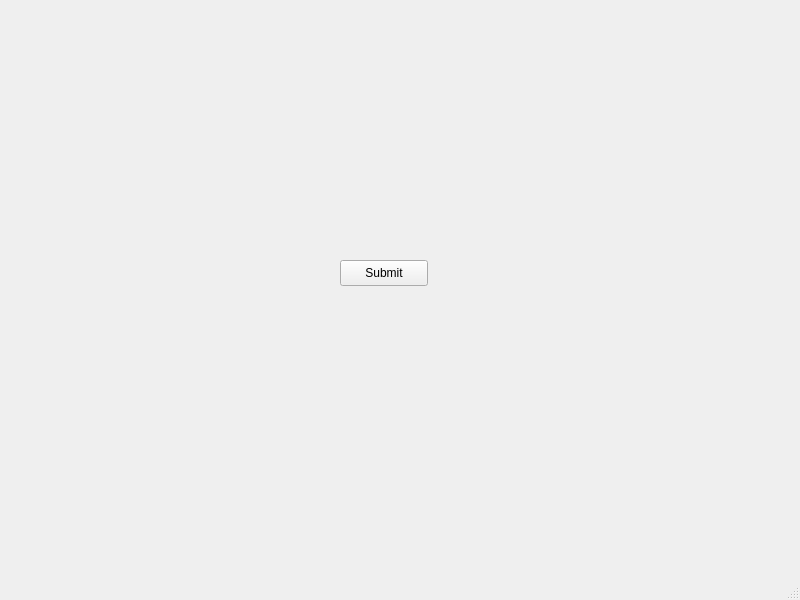
<?xml version="1.0" encoding="UTF-8"?>
<ui version="4.0">
 <class>MainWindow</class>
 <widget class="QMainWindow" name="MainWindow">
  <property name="geometry">
   <rect>
    <x>0</x>
    <y>0</y>
    <width>800</width>
    <height>600</height>
   </rect>
  </property>
  <property name="windowTitle">
   <string>Main App</string>
  </property>
  <widget class="QWidget" name="centralwidget">
   <widget class="QPushButton" name="pushButton">
    <property name="geometry">
     <rect>
      <x>340</x>
      <y>260</y>
      <width>88</width>
      <height>26</height>
     </rect>
    </property>
    <property name="text">
     <string>Submit</string>
    </property>
   </widget>
  </widget>
  <widget class="QMenuBar" name="menubar">
   <property name="geometry">
    <rect>
     <x>0</x>
     <y>0</y>
     <width>800</width>
     <height>23</height>
    </rect>
   </property>
  </widget>
  <widget class="QStatusBar" name="statusbar"/>
 </widget>
 <resources/>
 <connections/>
</ui>
